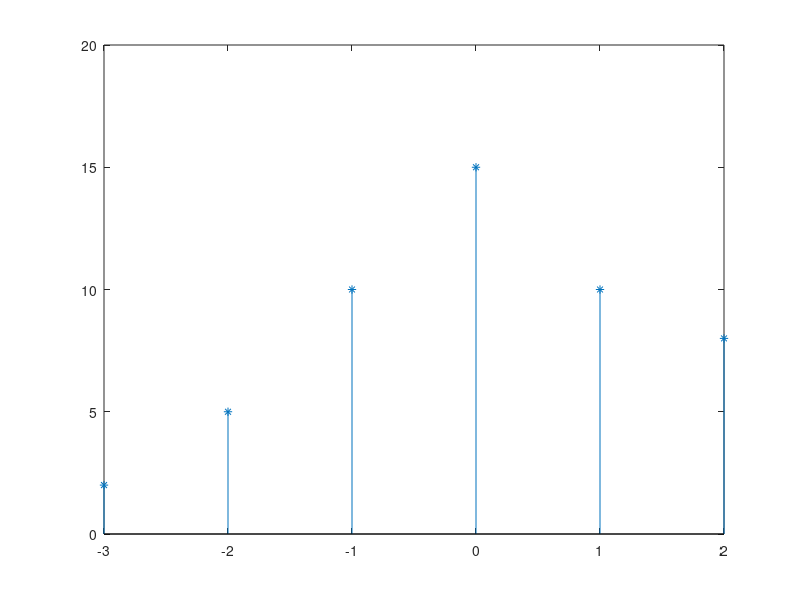

Reproduce this figure in MATLAB.
clc;
clear all;
close all;

%x = input('Enter the value of x : ');
%h = input('Emter the value of h : ');
%Input formet = [1 2 4 5 7]

x = [2 1 2];
h = [1 2 3 4];

z =[]; %An array to store x*h
for i = 1:length(x)
    xh = h.*x(i);
    z = [z; xh]; %store xh in the next row of z
end

[row, col] = size(z);
ans = zeros(1,row+col-1);

for i =1:row
    for j = 1:col
        ans(i+j-1)=ans(i+j-1)+z(i,j);
    end
end

z1 = 2;     % nth index of x,counting statt from 0th index
z2 = 3;     % nth index of h,counting statt from 0th index      
index = (z1+z2-1); %nth index of ans
n = -(index-1):length(ans)-index; %time(n)

disp(ans);
stem(n,ans,'*');




        
        
        